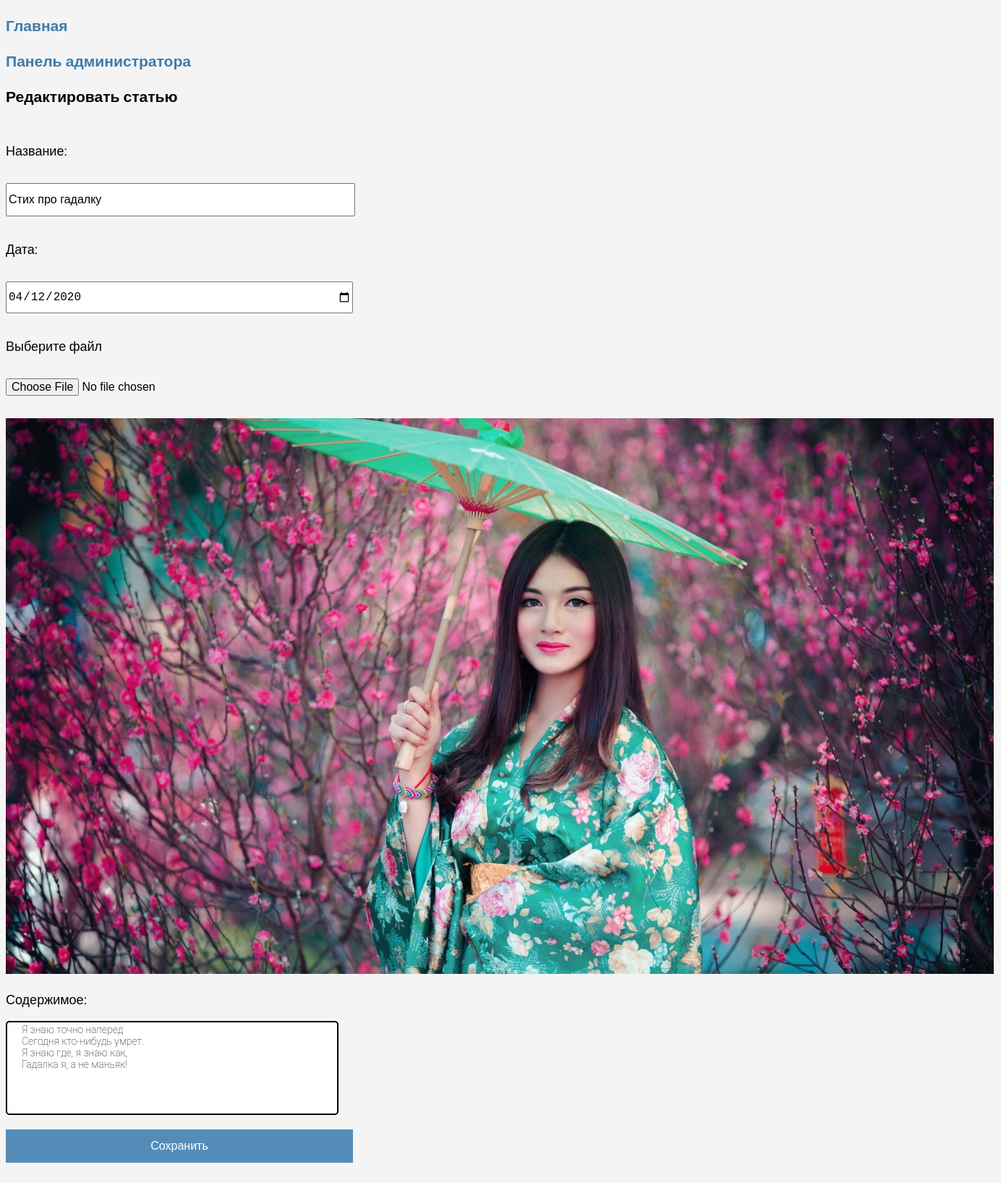
Screenshot of /admin/index.php?action=edit&id=65 (signed in) with the database file from the repository.
### tables this page shows
CREATE TABLE `articles` (
  `id` int(11) NOT NULL,
  `title` varchar(256) NOT NULL,
  `content` text NOT NULL,
  `data` date NOT NULL,
  `image` text NOT NULL,
  `views` int(124) NOT NULL
);

### models/articles.php (called while the page is built, shortened)
<?php
function article_get($link, $id_article)
{
    $query = "SELECT * FROM `articles` WHERE `id`=".(int)$id_article;
    $result = mysqli_query($link, $query);
    $article = mysqli_fetch_assoc($result);
    return $article;
}
function views_counter($link, $id)
{
    $query = "UPDATE articles SET views = views + 1 WHERE id = $id";
}
?>

### views/article_admin.php (the view, shortened to what this page needs)
<!DOCTYPE html>
<html lang="ru">
<head>
    <link rel="stylesheet" type="text/css" href="/views/css/style_form.css">
</head>
<body>
<main>
<h3><a href="/index.php">Главная</a></h3>
<h3><a href="/admin">Панель администратора</a></h3>
<h3>
<?php
  if ($action == "add"){
     echo "Добавить статью";
   }else {
     echo "Редактировать статью";
   }
?>
</h3>
<form class="add_article" method="post" enctype="multipart/form-data" action="index.php?action=<?=$_GET['action']?>&id=<?=$_GET['id']?>" >
  <div class="float_left">
  <label class="label_form">
      <p>Название:</p>
      <input type="text" name="title" value="<?=$article['title']?>" autofocus required>
  </label>
  <label class="label_form">
      <p>Дата:</p>
      <input type="date" name="data" value="<?php echo date('Y-m-d') ?>">
  </label>
  </div>
  <label class="button button-file-upload">
      <p>Выберите файл</p>
      <input class="submit" type="file" name="upload" value="<?=$article['image']?>">
  </label>
  <?php
  if($article['image'] == ""){
    echo "Файл не был выбран";
  }else{
    echo '<img class="article_img" src="../files/'.$article['image'].'" />';
  };
  ?>
  <label class="label_form label_form_center">
      <p>Содержимое:</p>
      <textarea class="form_comment" name="content"  required><?=$article['content']?></textarea>
  </label>
  <button class="button" type="submit" > Сохранить </button>
</form>
</main>
</body>
</html>

### views/css/style_form.css (style rules this page uses)
body { background: #f4f4f4; font-size: 18px; font-family: "Roboto slab", sans-serif; }
a:link { color: #3E7BAB; text-decoration: none; }
.add_article { width: 480px; }
.form_comment { height: 130px; width: 460px; padding-left: 20px; box-sizing: border-box; border: 2px solid black; -webkit-border-radius: 5px; -moz-border-radius: 5px; border-radius: 5px; font-family: 'Roboto', sans-serif; font-weight: lighter; font-size: 14px; resize: none; }
form { font-size: 18px; padding: 10px 0; -webkit-box-sizing: border-box; box-sizing: border-box; }
input { margin: 15px 0; width: 99%; height: 40px; font-size: 16px; }
button { margin: 15px 0; width: 100%; height: 46px; background: #558cb7; border: 0; font-size: 16px; color: #fff; }

### rows the page displays
articles: title "Стих про гадалку", image (picture), content "Я знаю точно наперед Сегодня кто-нибудь умрет. Я знаю где, я знаю как, Гадалка я, а не маньяк!"
